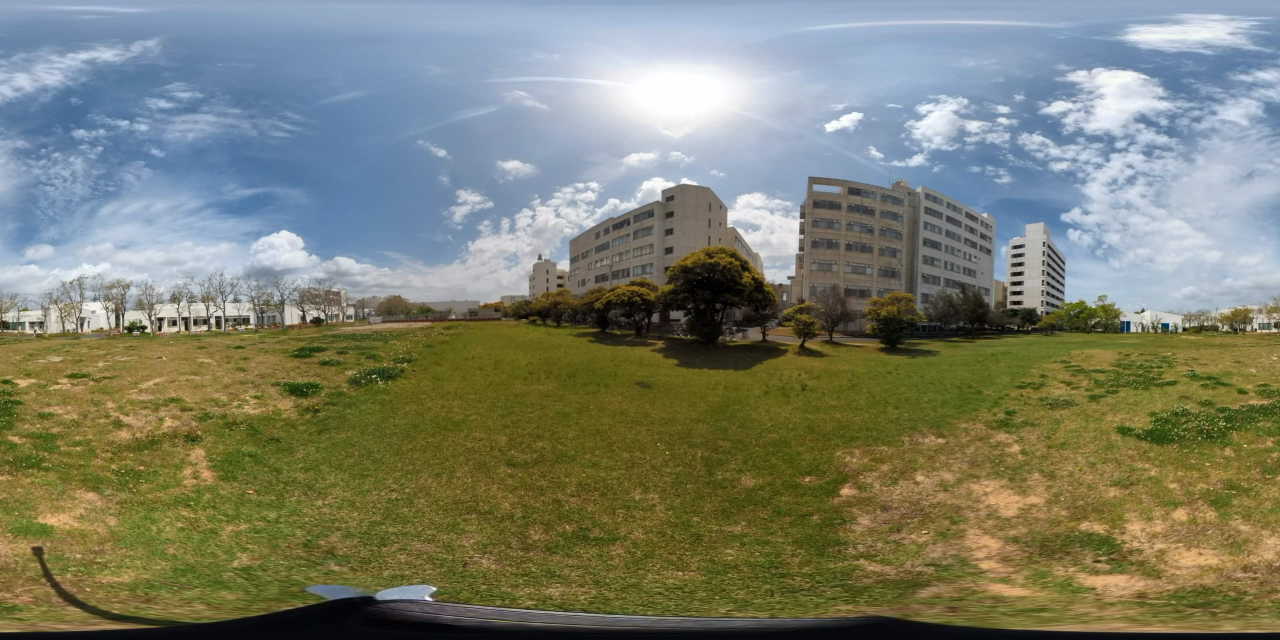
#> input picture assignment-2/IMG_20260422_104136_012.jpg, 3840 x 1920 px (shown at 1/3 size)
$ python assignment_2_3d_vector_forbash.py IMG_20260422_104136_012.jpg out.png 1.0 1.0
#> lines starting #> are read from the running program, lines starting #| are printed output that depends on the picture
#> further down, img is the input picture: shape (1920, 3840, 3); mean B, G, R 110.6, 127.6, 124.1
import cv2
import numpy as np
import math
import sys


def rotation_matrix_from_vectors(a, b):
    """
    ベクトル a を ベクトル b に一致させる回転行列を求める
    """
    a = np.array(a, dtype=np.float64)
    b = np.array(b, dtype=np.float64)

    a = a / np.linalg.norm(a)
    b = b / np.linalg.norm(b)

    v = np.cross(a, b)
    c = np.dot(a, b)

    # a と b がほぼ同じ向き
    if np.isclose(c, 1.0):
        return np.eye(3)

    # a と b がほぼ反対向き
    if np.isclose(c, -1.0):
        # a と直交する適当な軸を作る
        axis = np.array([1.0, 0.0, 0.0])
        if np.allclose(a, axis):
            axis = np.array([0.0, 1.0, 0.0])

        v = np.cross(a, axis)
        v = v / np.linalg.norm(v)

        # 180度回転の回転行列
        K = np.array([
            [0, -v[2], v[1]],
            [v[2], 0, -v[0]],
            [-v[1], v[0], 0]
        ])
        return np.eye(3) + 2 * K @ K

    # ロドリゲスの回転公式
    K = np.array([
        [0, -v[2], v[1]],
        [v[2], 0, -v[0]],
        [-v[1], v[0], 0]
    ])

    R = np.eye(3) + K + K @ K * ((1 - c) / (np.linalg.norm(v) ** 2))
    return R


def equirectangular_to_perspective_by_vector(
    img,
    eye_vec,
    fov_x_deg,
    fov_y_deg,
    out_w,
    out_h
):
    """
    正距円筒画像 img から、視線方向を3次元ベクトルで指定して透視投影画像を生成する

    Parameters
    ----------
    img : np.ndarray
        入力画像（正距円筒画像）
    eye_vec : tuple or list
        視線方向ベクトル。例: (0, 0, 1), (1, 0, 1), (0, -1, 1)
    fov_x_deg : float
        水平方向画角 [deg]
    fov_y_deg : float
        垂直方向画角 [deg]
    out_w : int
        出力画像の幅
    out_h : int
        出力画像の高さ

    Returns
    -------
    out_img : np.ndarray
        生成した透視投影画像
    """
#> called with eye_vec = (0.0174, -0.0175, 1), fov_x_deg = 60, fov_y_deg = 40, out_w = 800, out_h = 600

    in_h, in_w = img.shape[:2]
#> in_h = 1920; in_w = 3840

    # 視線方向ベクトルの確認
    eye_vec = np.array(eye_vec, dtype=np.float64)
    if np.linalg.norm(eye_vec) == 0:
        raise ValueError("eye_vec にゼロベクトルは指定できません")

    # 画角を degree -> rad に変換
    fov_x = math.radians(fov_x_deg)
    fov_y = math.radians(fov_y_deg)

    # 画像面上の画素間隔
    dx = 2.0 * math.tan(fov_x / 2.0) / out_w
    dy = 2.0 * math.tan(fov_y / 2.0) / out_h

    # 基準視線方向 z軸正方向を、指定された視線方向に向ける回転行列
    base_vec = np.array([0.0, 0.0, 1.0])
    R = rotation_matrix_from_vectors(base_vec, eye_vec)

    out_img = np.zeros((out_h, out_w, 3), dtype=np.uint8)

    for vp in range(out_h):
        for up in range(out_w):
            # 回転前の画像面上の3次元ベクトル
            x = (up - out_w / 2.0) * dx
            y = (vp - out_h / 2.0) * dy
            z = 1.0

            vec = np.array([x, y, z], dtype=np.float64)

            # 視線方向に合わせて回転
            vec_rot = R @ vec

            xr, yr, zr = vec_rot

            # ベクトル -> 角度(theta, phi)
            theta = math.atan2(xr, zr)
            phi = -math.atan2(yr, math.sqrt(xr * xr + zr * zr))

            # 角度(theta, phi) -> 正距円筒画像座標(ue, ve)
            ue = (theta + math.pi) * in_w / (2.0 * math.pi)
            ve = (math.pi / 2.0 - phi) * in_h / math.pi

            ue_int = int(round(ue)) % in_w
            ve_int = int(round(ve))

            if 0 <= ve_int < in_h:
                out_img[vp, up] = img[ve_int, ue_int]
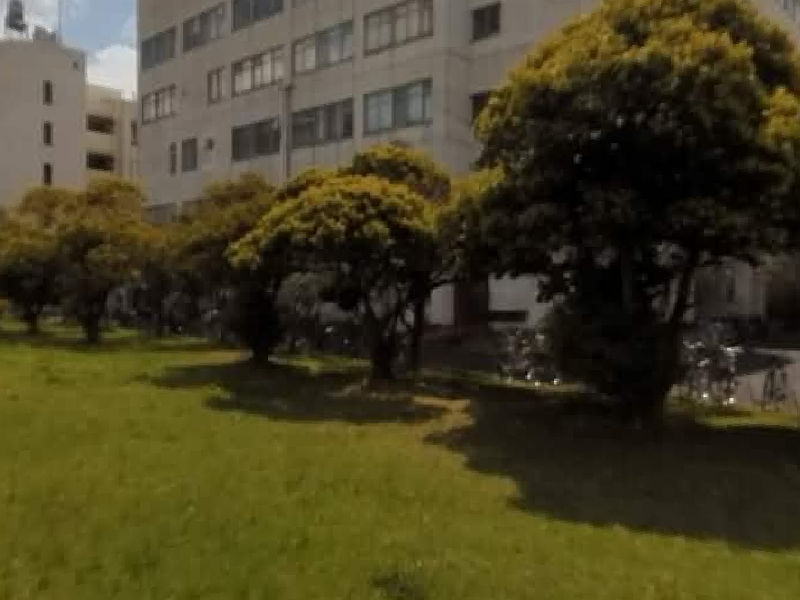
#> out_img: shape (600, 800, 3); mean B, G, R 36.4, 64.5, 70.7

    return out_img


if __name__ == "__main__":
    # 引数チェック
    if len(sys.argv) < 5:
        print("Usage: python script.py input.jpg output.jpg yaw_deg pitch_deg")
        exit()

    input_path = sys.argv[1]
    output_path = sys.argv[2]
    yaw_deg = float(sys.argv[3])   # 水平方向（左右）
    pitch_deg = float(sys.argv[4]) # 垂直方向（上下）

    img = cv2.imread(input_path)
    if img is None:
        raise FileNotFoundError(f"画像を読み込めません: {input_path}")

    # 度 → ラジアン
    yaw = math.radians(yaw_deg)
    pitch = math.radians(pitch_deg)

    # 視線ベクトル（球座標 → 直交座標）
    eye_vec = (
        math.cos(pitch) * math.sin(yaw),
        -math.sin(pitch),
        math.cos(pitch) * math.cos(yaw)
    )

    out = equirectangular_to_perspective_by_vector(
        img,
        eye_vec=eye_vec,
        fov_x_deg=60,
        fov_y_deg=40,
        out_w=800,
        out_h=600
    )

    cv2.imwrite(output_path, out)
    print(f"保存しました: {output_path}")

$ run again, on assignment-2/IMG_20260422_104220_766.jpg
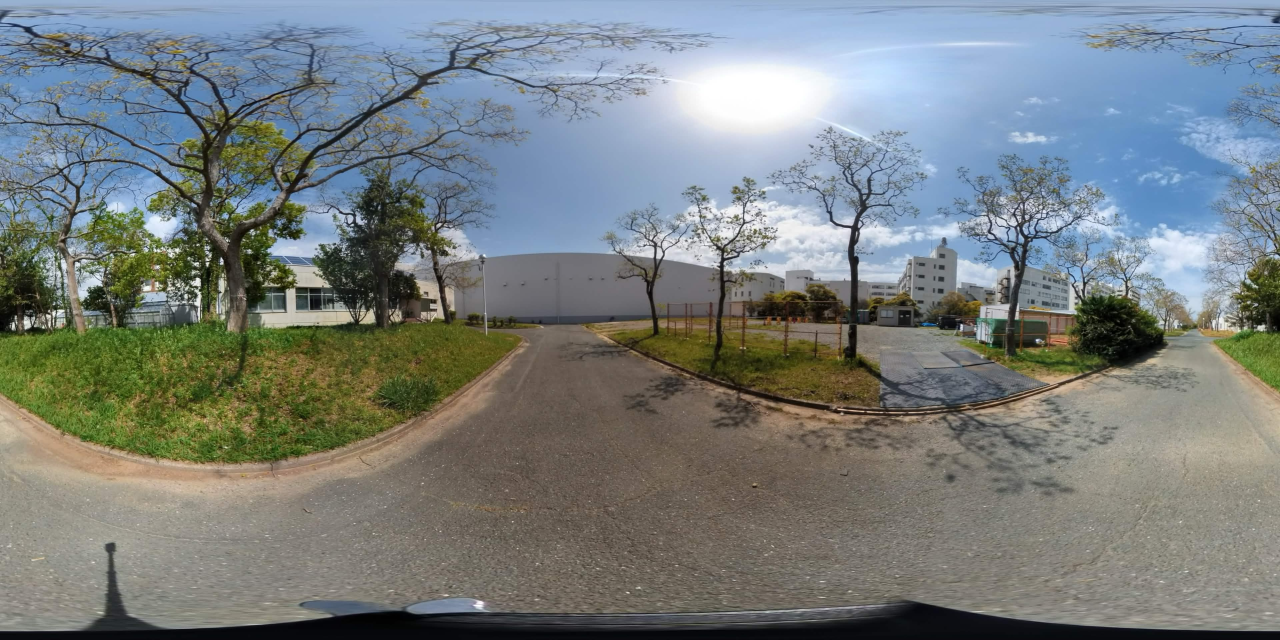
#> input picture assignment-2/IMG_20260422_104220_766.jpg, 3840 x 1920 px (shown at 1/3 size)
#> img is the input picture: shape (1920, 3840, 3); mean B, G, R 127.2, 127.1, 120.3
#> after the loop in equirectangular_to_perspective_by_vector, `for vp in range(out_h):`:
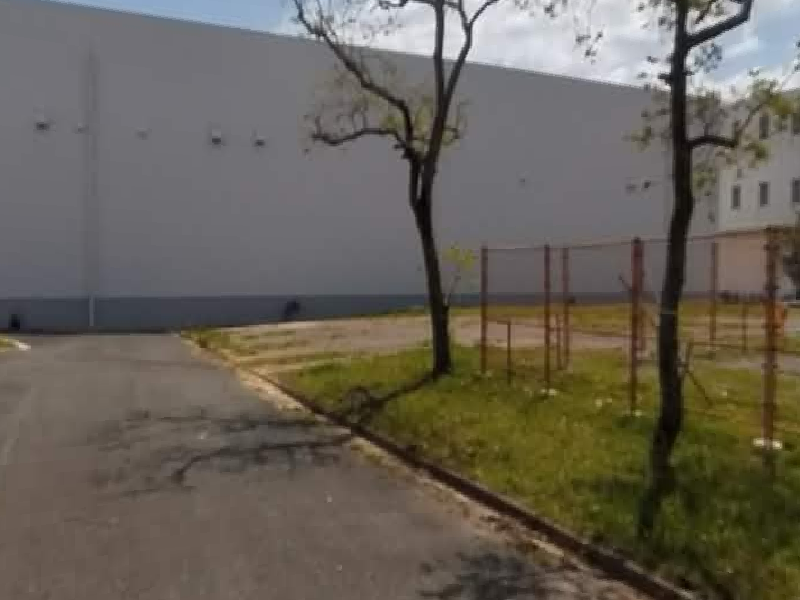
#> out_img: shape (600, 800, 3); mean B, G, R 87.2, 97.4, 103.4

$ run again, on assignment-2/perspective_by_vector.jpg
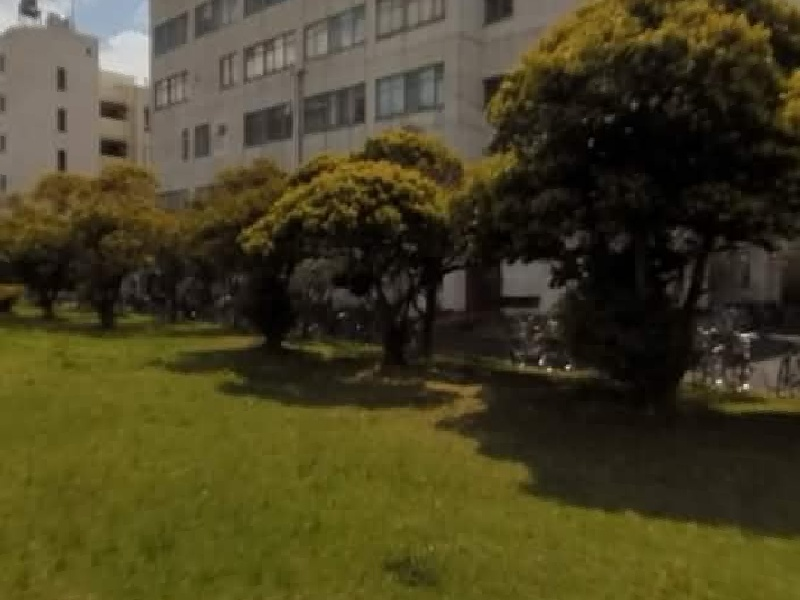
#> input picture assignment-2/perspective_by_vector.jpg, 800 x 600 px
#> img is the input picture: shape (600, 800, 3); mean B, G, R 35, 64.6, 70.8
#> after the loop in equirectangular_to_perspective_by_vector, `for vp in range(out_h):`:
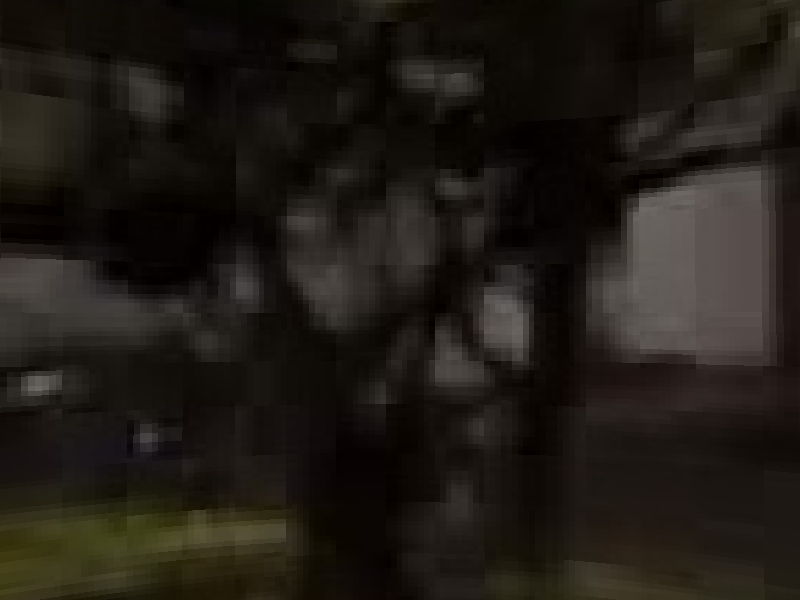
#> out_img: shape (600, 800, 3); mean B, G, R 21.4, 27.1, 31.8
